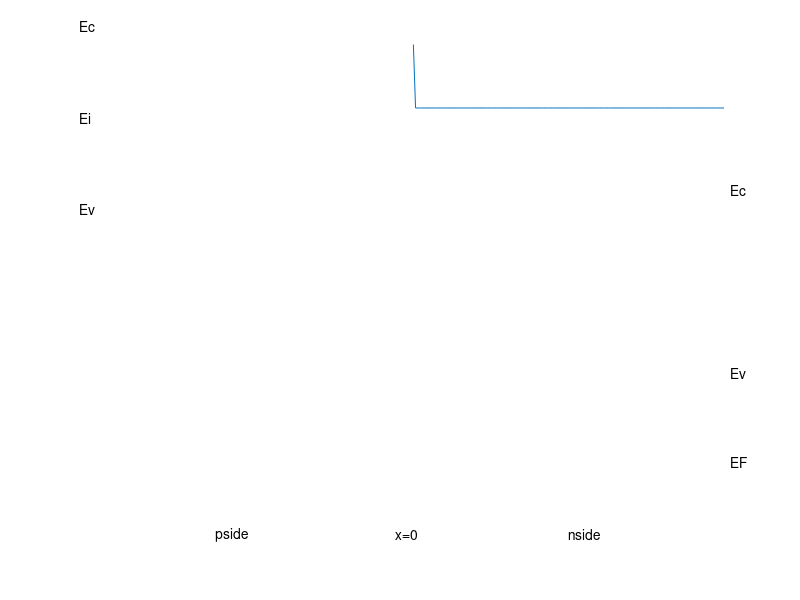

Source code (MATLAB):
T = 300;
k = 8.617e-5;
e0 = 8.85e-14;
q = 1.602e-19;
KS = 11.8;
ni = 1e10;
EG = 1.12;

xleft = -3.5e-4;
xright = -xleft;
NA = input('Please enter p-side doping (cm^-3), NA = ');
ND = input('Please enter n-side doping (cm^-3), ND = ');

Vbi = k*T*log((NA*ND)/ni^2);
xN = sqrt(2 * KS * e0 / q * NA * Vbi / (ND * (NA+ND)));
xP = sqrt(2 * KS * e0 / q * ND * Vbi / (NA * (NA+ND)));
x = linspace(xleft, xright, 200);

Vx1 = (Vbi - q * ND .* (xN-x).^2/(2*KS*e0).*(x<=xN).*(x>=0));
Vx2 = 0.5 * q * NA .*(xP + x).^2/(KS * e0).*(x >= -xP & x < 0);
Vx = Vx1 + Vx2;
VMAX = 3;
EF = Vx(1) + VMAX/2-k*T*log(NA/ni);


close
plot(x, -Vx+EG/2+VMAX/2); grid
axis([xleft, xright, 0, VMAX])
axis('off');hold on 

plot(x, -Vx+VMAX/2, 'w:');
plot([xleft, xright], [EF, EF], 'w');
plot([0 0], [0.15, VMAX-0.5], 'w--');

text(xleft*1.08, (-Vx(1)+EG/2+VMAX/2-0.05),'Ec');
text(xright*1.02, (-Vx(200)+EG/2+VMAX/2-0.5), 'Ec');
text(xleft*1.08, (-Vx(1)-EG/2+VMAX/2-0.05),'Ev');
text(xright*1.02, (-Vx(200)-EG/2+VMAX/2-0.5), 'Ev');
text(xleft*1.08, (-Vx(1)+VMAX/2-0.05),'Ei');
text(xright*1.02, (EF-0.5), 'EF');
set(gca, 'DefaultTextUnits', 'normalized')
text(.18, 0, 'pside');
text(.47, .0, 'x=0');
text(.75, .0, 'nside');
set(gca, 'DefaultTextUnits', 'data') % gca Return a handle to the current axes object.

